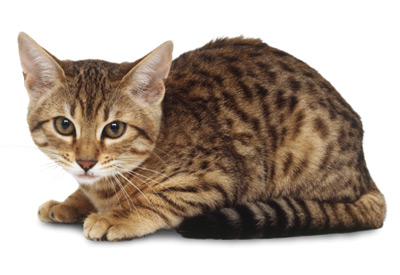
#> input picture Pictures/Cat.png, 400 x 275 px
$ python basics.py
#> lines starting #> are read from the running program, lines starting #| are printed output that depends on the picture; after the words box and inside, x2 and y2 are one past the last pixel; in counts of white or black regions, pixels touching at a corner belong together
import cv2


windowName = 'Image'
cv2.namedWindow(windowName)
cv2.moveWindow(windowName, 50,50)

img = cv2.imread('Pictures/Cat.png')
#> img is the input picture: shape (275, 400, 3); mean B, G, R 155.3, 166.7, 180.1
cv2.imshow(windowName, img)
cv2.waitKey(0)

# Grayscale
gray = cv2.cvtColor(img, cv2.COLOR_BGR2GRAY)
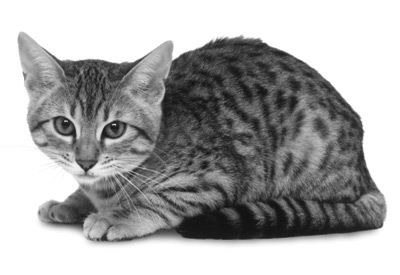
#> gray: shape (275, 400); min 16, max 255, mean 169.4
cv2.imshow(windowName, gray)
cv2.waitKey(0)

# Blur
blur = cv2.GaussianBlur(img, (3,3), cv2.BORDER_DEFAULT)
cv2.imshow(windowName, blur)
cv2.waitKey(0)

# Edge Cascade
canny = cv2.Canny(blur, 125, 175)
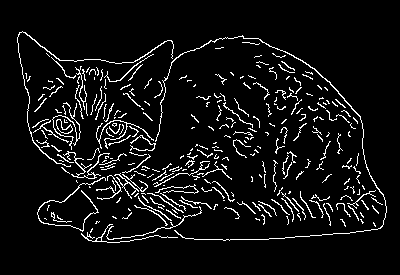
#> canny: shape (275, 400); 6.7% white in thin lines or dots, all inside (x1, y1, x2, y2) = (17, 31, 387, 243)
cv2.imshow(windowName, canny)
cv2.waitKey(0)

# Dilation
dilated = cv2.dilate(canny, (5,5), iterations=3)
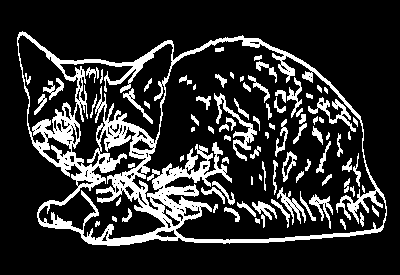
#> dilated: shape (275, 400); 18.1% white; 88 white regions (9 under 20 px), largest, box (x1, y1, x2, y2) and area: (17, 31, 387, 246) 13513, (214, 93, 257, 161) 588, (308, 97, 356, 132) 415
cv2.imshow(windowName, dilated)
cv2.waitKey(0)

# Eroding
eroded = cv2.erode(dilated, (5,5), iterations=3)
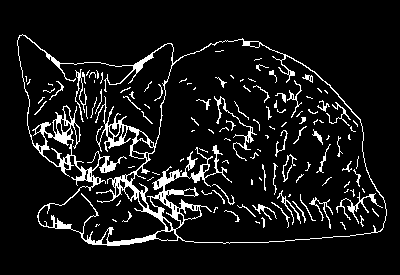
#> eroded: shape (275, 400); 8.8% white in thin lines or dots, all inside (x1, y1, x2, y2) = (17, 34, 387, 246)
cv2.imshow(windowName, eroded)
cv2.waitKey(0)

# Resize
resize = cv2.resize(img, (200,150), interpolation=cv2.INTER_CUBIC)
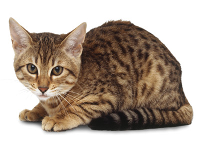
#> resize: shape (150, 200, 3); mean B, G, R 155.2, 166.7, 180.1
cv2.imshow(windowName, resize)
cv2.waitKey(0)

# Cropping
crop = img[60:190, 30:160]
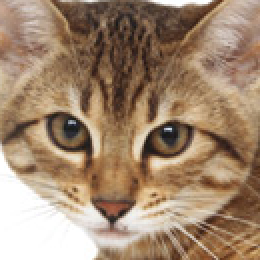
#> crop: shape (130, 130, 3) (shown 2 times larger); mean B, G, R 111.3, 135.1, 160.8
cv2.imshow(windowName, crop)
cv2.waitKey(0)


cv2.destroyAllWindows()

$ run again, with Pictures/Mariya.png copied over Pictures/Cat.png
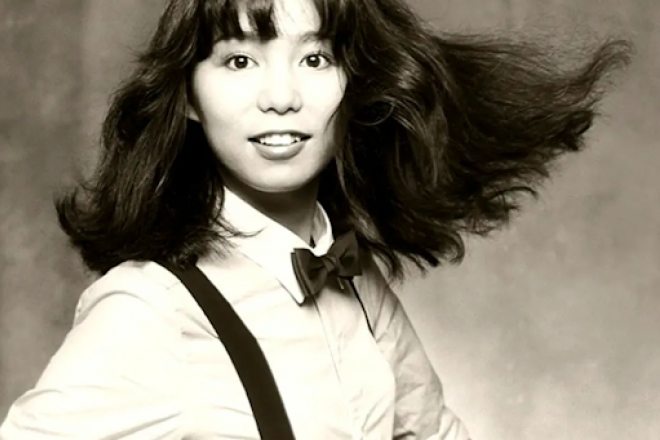
#> input picture Pictures/Mariya.png, 660 x 440 px
#> img is the input picture: shape (440, 660, 3); mean B, G, R 117.6, 131.7, 138.4
#> `canny = cv2.Canny(blur, 125, 175)`:
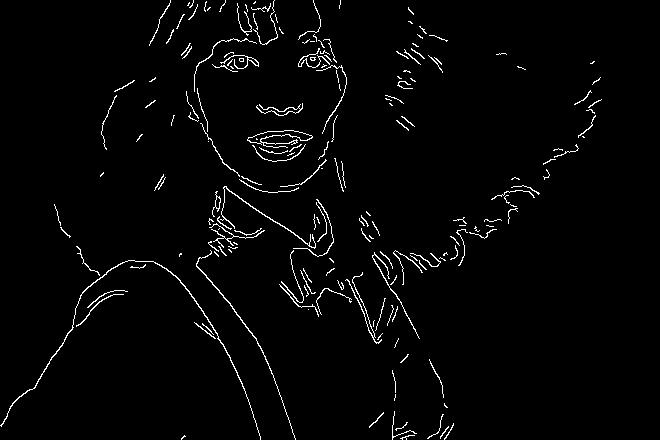
#> canny: shape (440, 660); 2.3% white in thin lines or dots
#> dilated: shape (440, 660); 5.9% white; 91 white regions (5 under 20 px), largest, box (x1, y1, x2, y2) and area: (196, 186, 352, 440) 3203, (0, 246, 261, 440) 1713, (247, 130, 313, 165) 1241
#> eroded: shape (440, 660); 2.8% white in thin lines or dots
#> `crop = img[60:190, 30:160]`:
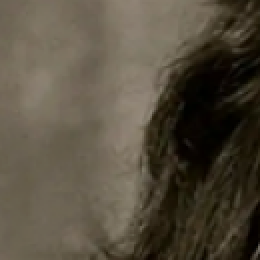
#> crop: shape (130, 130, 3) (shown 2 times larger); mean B, G, R 62.9, 77.9, 86
